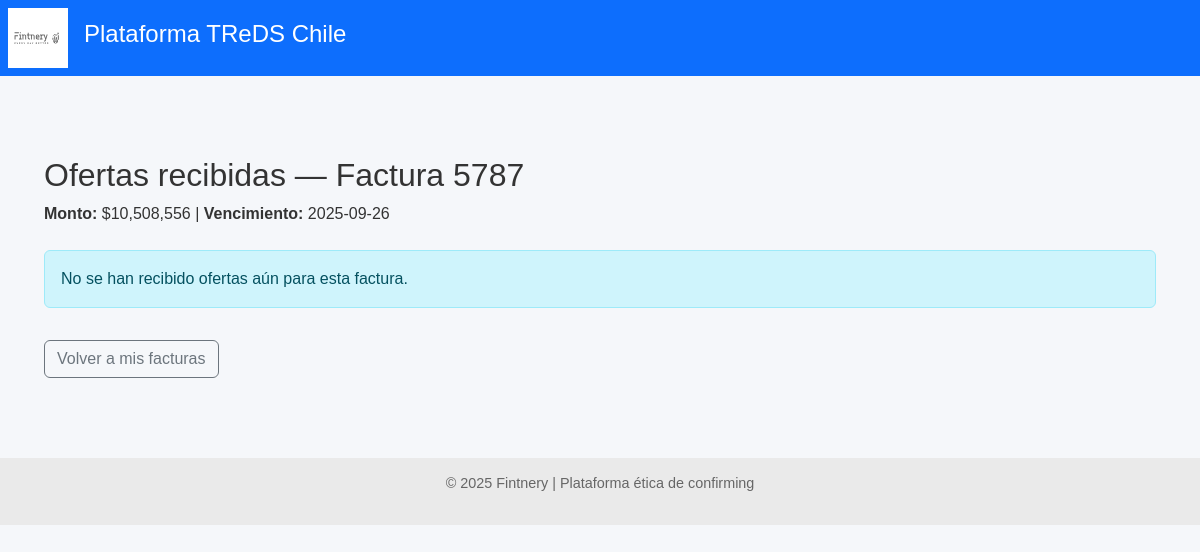
/proveedor/ofertas/19 (signed in), run on an earlier commit of the app's database.
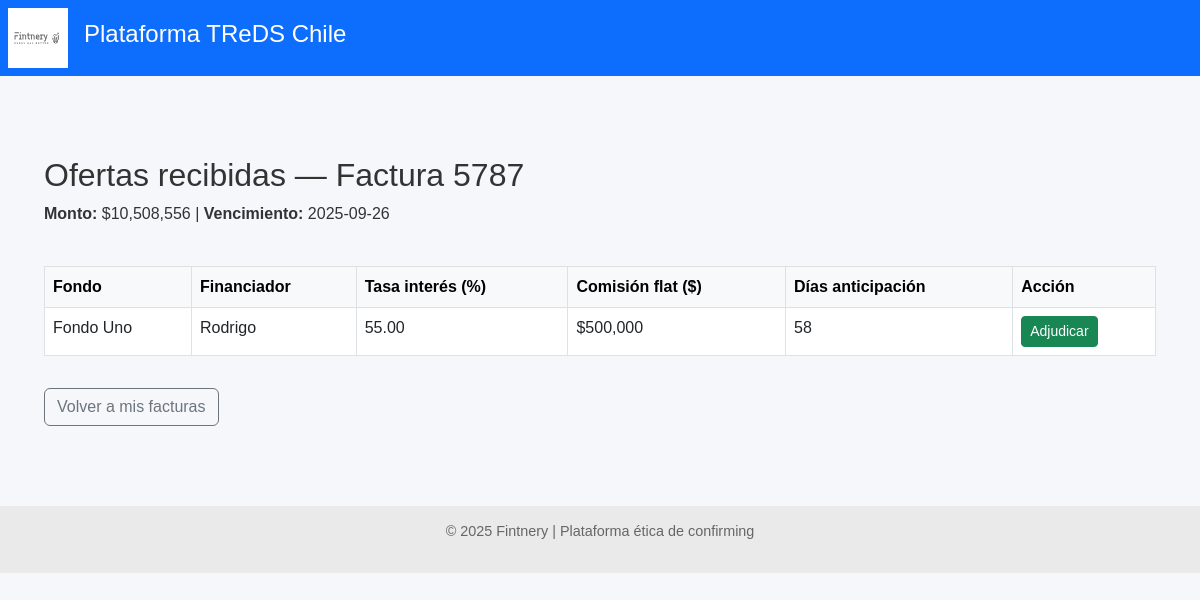
And on a later commit of the database.
### models.py (models this page shows)
class OfertaFinanciamiento(Base):
    __tablename__ = "ofertas_financiamiento"
    id = Column(Integer, primary_key=True, index=True)
    tasa_interes = Column(Float)
    dias_anticipacion = Column(Integer)
    monto_total = Column(Float)
    comision_flat = Column(Float, default=0.0)
    precio_cesion = Column(Float)
    estado = Column(String, default="Oferta realizada")
    factura_id = Column(Integer, ForeignKey("facturas.id"))
    financiador_id = Column(Integer, ForeignKey("financiadores.id"))
    factura = relationship("FacturaDB", back_populates="ofertas")
    financiador = relationship("Financiador", back_populates="ofertas")

class Fondo(Base):
    __tablename__ = "fondos"
    id = Column(Integer, primary_key=True, index=True)
    nombre = Column(String, nullable=False)
    descripcion = Column(String)
    activo = Column(Boolean, default=True)
    financiadores = relationship("Financiador",
        back_populates="fondo",
        cascade="all, delete"
    )

class Financiador(Base):
    __tablename__ = "financiadores"
    id = Column(Integer, primary_key=True, index=True)
    nombre = Column(String, nullable=False)
    usuario = Column(String, unique=True, index=True, nullable=False)
    clave_hash = Column(String, nullable=False)
    fondo_id = Column(Integer, ForeignKey("fondos.id"), nullable=False)
    fondo = relationship("Fondo", back_populates="financiadores")
    es_admin = Column(Boolean, default=False)
    costo_fondos_mensual = Column(Float, default=0.0)  # ← Explicita unidad mensual
    fecha_costo_fondos = Column(Date, default=None)    # ← Fecha de carga más reciente
    condiciones = relationship(
        "CondicionesPorPagador",
        back_populates="financiador",
        cascade="all, delete-orphan"
    )
    ofertas = relationship("OfertaFinanciamiento", back_populates="financiador")

### routers/proveedor.py (the view)
@router.get("/ofertas/{factura_id}")
def ver_ofertas_factura(
    factura_id: int,
    request: Request,
    db: Session = Depends(get_db)
):
    prov_id = request.session.get("proveedor_id")
    if not prov_id:
        return RedirectResponse("/proveedor/login", 303)
    factura = db.query(FacturaDB).get(factura_id)
    if not factura or factura.proveedor_id != prov_id:
        raise HTTPException(status_code=404, detail="Factura no encontrada")
    if factura.estado_dte != "Confirming solicitado":
        raise HTTPException(status_code=400, detail="La factura ya fue adjudicada o aún no solicitada")
    ofertas = (
        db.query(OfertaFinanciamiento)
          .options(
              joinedload(OfertaFinanciamiento.financiador)
              .joinedload(Financiador.fondo)
          )
          .filter_by(factura_id=factura_id)
          .order_by(OfertaFinanciamiento.tasa_interes.asc())
          .all()
    )
    return templates.TemplateResponse(
        "ofertas_proveedor.html",
        {
            "request": request,
            "factura": factura,
            "ofertas": ofertas
        }
    )

### templates/ofertas_proveedor.html
{% extends "base.html" %}
{% block content %}
<div class="container mt-5">
  <h2>Ofertas recibidas — Factura {{ factura.folio }}</h2>
  <p><strong>Monto:</strong> ${{ '{:,.0f}'.format(factura.monto) }} |
     <strong>Vencimiento:</strong> {{ factura.fecha_vencimiento }}</p>
  {% if ofertas %}
  <div class="table-responsive">
    <table class="table table-bordered table-hover mt-4 bg-white">
      <thead class="table-light">
        <tr>
          <th>Fondo</th>
          <th>Financiador</th>
          <th>Tasa interés (%)</th>
          <th>Comisión flat ($)</th>
          <th>Días anticipación</th>
          <th>Acción</th>
        </tr>
      </thead>
      <tbody>
        {% for oferta in ofertas %}
        <tr>
          <td>{{ oferta.financiador.fondo.nombre }}</td>
          <td>{{ oferta.financiador.nombre }}</td>
          <td>{{ '%.2f' % oferta.tasa_interes }}</td>
          <td>${{ '{:,.0f}'.format(oferta.comision_flat) }}</td>
          <td>{{ oferta.dias_anticipacion }}</td>
          <td>
            {% if factura.estado_dte != "Confirming adjudicado" %}
            <form method="post" action="/proveedor/aceptar-oferta/{{ oferta.id }}">
              <button class="btn btn-sm btn-success">Adjudicar</button>
            </form>
            {% else %}
            <span class="text-muted">Adjudicada</span>
            {% endif %}
          </td>
        </tr>
        {% endfor %}
      </tbody>
    </table>
  </div>
  {% else %}
    <div class="alert alert-info mt-4">
      No se han recibido ofertas aún para esta factura.
    </div>
  {% endif %}
  <a href="/proveedor" class="btn btn-outline-secondary mt-3">Volver a mis facturas</a>
</div>
{% endblock %}

What changed in the data, as far as the page shows it:
added OfertaFinanciamiento: financiador.fondo.nombre "Fondo Uno", financiador.nombre "Rodrigo", tasa_interes "55.00", comision_flat "500,000", dias_anticipacion "58"
Also different on the page:
text no longer shown: "No se han recibido ofertas aún para esta factura."
text now shown: "Fondo Financiador Tasa interés (%) Comisión flat ($) Días anticipación Acción"
